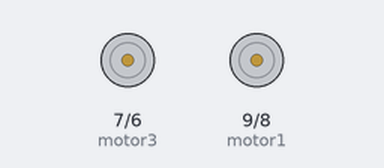
The sketch below on a simulated Arduino Uno, built with avr-gcc and run on an emulated ATmega328P. Parts: motor-driver pin pairs drawn as motors (green arrow = first pin HIGH = forward, orange = second pin HIGH = backward, longer = more drive). What the sketch prints to the serial monitor is not drawn.

Above: at 0.2 s.
At 0.57 s:
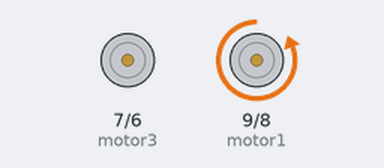
At 1.32 s:
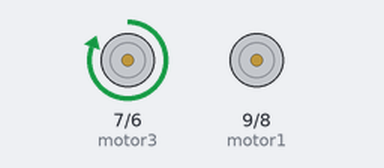
At 2.77 s:
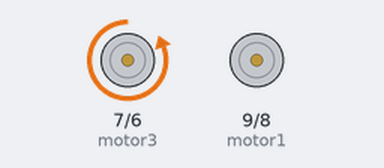
Timing chart, 0 to 3.1 s (numbered marks = the images above):
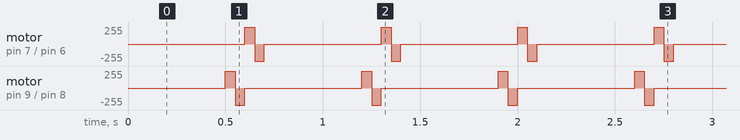

Measured:
- by itself, motor on pin 7 (motor3) / pin 6 (motor4), motor on pin 9 (motor1) / pin 8 (motor2): repeats every 0.70 s: backward 255/255 0.05 s, stopped 0.60 s, forward 255/255 0.05 s

The sketch:

snail.ino
```cpp
// Example testing sketch for various DHT humidity/temperature sensors
// Written by ladyada, public domain

// REQUIRES the following Arduino libraries:
// - DHT Sensor Library: https://github.com/adafruit/DHT-sensor-library
// - Adafruit Unified Sensor Lib: https://github.com/adafruit/Adafruit_Sensor

#include "DHT.h"
#include <SoftwareSerial.h>

#define DHTPIN 13     // Digital pin connected to the DHT sensor

// Feather HUZZAH ESP8266 note: use pins 3, 4, 5, 12, 13 or 14 --
// Pin 15 can work but DHT must be disconnected during program upload.

// Uncomment whatever type you're using!
#define DHTTYPE DHT11   // DHT 11
//#define DHTTYPE DHT22   // DHT 22  (AM2302), AM2321
//#define DHTTYPE DHT21   // DHT 21 (AM2301)

// Connect pin 1 (on the left) of the sensor to +5V
// NOTE: If using a board with 3.3V logic like an Arduino Due connect pin 1
// to 3.3V instead of 5V!
// Connect pin 2 of the sensor to whatever your DHTPIN is
// Connect pin 3 (on the right) of the sensor to GROUND (if your sensor has 3 pins)
// Connect pin 4 (on the right) of the sensor to GROUND and leave the pin 3 EMPTY (if your sensor has 4 pins)
// Connect a 10K resistor from pin 2 (data) to pin 1 (power) of the sensor

// Initialize DHT sensor.
// Note that older versions of this library took an optional third parameter to
// tweak the timings for faster processors.  This parameter is no longer needed
// as the current DHT reading algorithm adjusts itself to work on faster procs.
DHT dht(DHTPIN, DHTTYPE);

// CONFIG

// VIBRAITON DIGITAL PORTS
int motor1 = 9;
int motor2 = 8;
int motor3 = 7;
int motor4 = 6;

void setup() {
  Serial.begin(9600);
  Serial.print("setup");
  // Serial.println(F("DHTxx test!"));


  pinMode(motor1, OUTPUT);
  pinMode(motor2, OUTPUT);
  pinMode(motor3, OUTPUT);
  pinMode(motor4, OUTPUT);

  // dht.begin();
}

void vibrationSeq1(int delayBetweenVibraiton, int delayBefore) {

    delay(delayBefore);
    digitalWrite(motor1, HIGH);
    digitalWrite(motor2, LOW);
    digitalWrite(motor3, LOW);
    digitalWrite(motor4, LOW);
    delay(delayBetweenVibraiton);
    digitalWrite(motor1, LOW);
    digitalWrite(motor2, HIGH);
    digitalWrite(motor3, LOW);
    digitalWrite(motor4, LOW);
    delay(delayBetweenVibraiton);
    digitalWrite(motor1, LOW);
    digitalWrite(motor2, LOW);
    digitalWrite(motor3, HIGH);
    digitalWrite(motor4, LOW);
    delay(delayBetweenVibraiton);
    digitalWrite(motor1, LOW);
    digitalWrite(motor2, LOW);
    digitalWrite(motor3, LOW);
    digitalWrite(motor4, HIGH);
    delay(delayBetweenVibraiton);
    digitalWrite(motor1, LOW);
    digitalWrite(motor2, LOW);
    digitalWrite(motor3, LOW);
    digitalWrite(motor4, LOW);
}

void loop() {
    Serial.print("loop");

    vibrationSeq1(50, 500);


  // // Wait a few seconds between measurements.

  // // Reading temperature or humidity takes about 250 milliseconds!
  // // Sensor readings may also be up to 2 seconds 'old' (its a very slow sensor)
  // float h = dht.readHumidity();
  // // Read temperature as Celsius (the default)
  // float t = dht.readTemperature();
  // // Read temperature as Fahrenheit (isFahrenheit = true)
  // float f = dht.readTemperature(true);

  // // Check if any reads failed and exit early (to try again).
  // if (isnan(h) || isnan(t) || isnan(f)) {
  //   Serial.println(F("Failed to read from DHT sensor!"));
  //   return;
  // }

  // // Compute heat index in Fahrenheit (the default)
  // float hif = dht.computeHeatIndex(f, h);
  // // Compute heat index in Celsius (isFahreheit = false)
  // float hic = dht.computeHeatIndex(t, h, false);

  // if(h < 75.00) {
  //    digitalWrite(8, LOW);
  //    digitalWrite(7, LOW);
  //    digitalWrite(6, LOW);
  //    tone(buzzerPin, 1000);
  //    delay(500);
  //    noTone(buzzerPin);
  // }

  // if(h > 75.00 && h < 85.00){
  //    digitalWrite(8, HIGH);
  //    digitalWrite(7, LOW);
  //    digitalWrite(6, LOW);
  //    tone(buzzerPin, 600);
  //    delay(500);
  //    noTone(buzzerPin);
  // }

  // if(h > 85.00 && h < 95.00){
  //    digitalWrite(8, LOW);
  //    digitalWrite(7, HIGH);
  //    digitalWrite(6, LOW);
  //    tone(buzzerPin, 400);
  //    delay(500);
  //    noTone(buzzerPin);
  // }

  // if(h > 90.00){
  //    digitalWrite(8, LOW);
  //    digitalWrite(7, LOW);
  //    tone(buzzerPin, 100);
  //    delay(500);
  //    noTone(buzzerPin);
  // }

}
```
